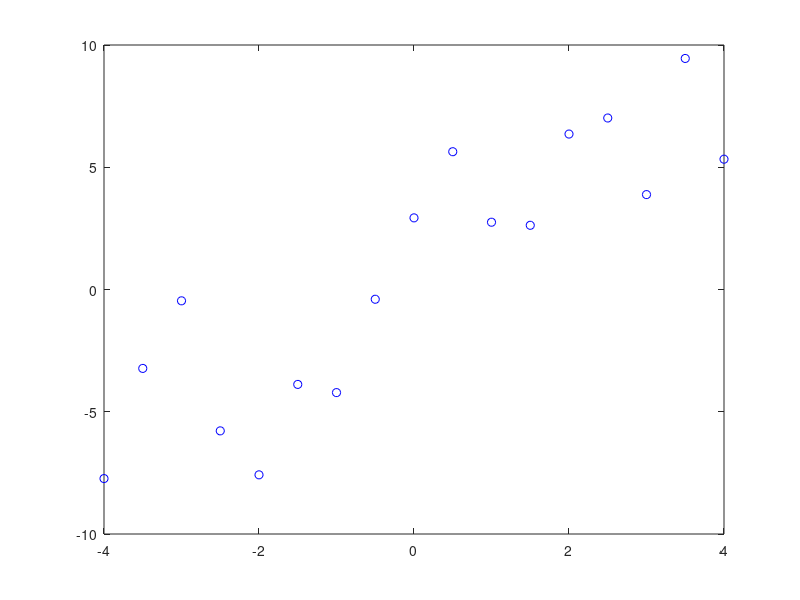

This figure's MATLAB source:
ns = 17; X = linspace(-4,4,ns)';
%Y = @(X) 10*sin(.2*pi*X);
w2 = 2.5; w1 = 0.8;
Y = @(X) w2*X + w1;

s = 3;
e = s*randn(size(X));
T = Y(X) + e;
sigma = .5;
plot(X,T,'bo')
save('data.mat','X','T','sigma')